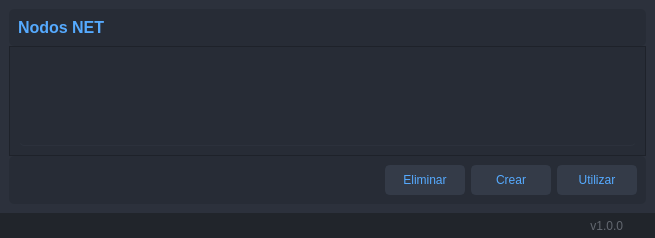
        <widget class="QFrame" name="main_content">
         <property name="styleSheet">
          <string notr="true">background-color: rgb(44, 49, 60);</string>
         </property>
         <property name="frameShape">
          <enum>QFrame::NoFrame</enum>
         </property>
         <property name="frameShadow">
          <enum>QFrame::Raised</enum>
         </property>
         <layout class="QVBoxLayout" name="verticalLayout_4">
          <property name="spacing">
           <number>0</number>
          </property>
          <property name="leftMargin">
           <number>0</number>
          </property>
          <property name="topMargin">
           <number>0</number>
          </property>
          <property name="rightMargin">
           <number>0</number>
          </property>
          <property name="bottomMargin">
           <number>0</number>
          </property>
          <item>
           <widget class="QFrame" name="frame_content">
            <property name="styleSheet">
             <string notr="true">color: rgb(85, 170, 255);</string>
            </property>
            <property name="frameShape">
             <enum>QFrame::NoFrame</enum>
            </property>
            <property name="frameShadow">
             <enum>QFrame::Raised</enum>
            </property>
            <layout class="QVBoxLayout" name="verticalLayout_5">
             <property name="spacing">
              <number>0</number>
             </property>
             <item>
              <widget class="QFrame" name="frame_main_info">
               <property name="maximumSize">
                <size>
                 <width>16777215</width>
                 <height>50</height>
                </size>
               </property>
               <property name="styleSheet">
                <string notr="true">background-color: rgb(39, 44, 54);
border-radius: 5px</string>
               </property>
               <property name="frameShape">
                <enum>QFrame::StyledPanel</enum>
               </property>
               <property name="frameShadow">
                <enum>QFrame::Raised</enum>
               </property>
               <layout class="QHBoxLayout" name="horizontalLayout_5">
                <item>
                 <widget class="QLabel" name="label_main_info">
                  <property name="maximumSize">
                   <size>
                    <width>16777215</width>
                    <height>30</height>
                   </size>
                  </property>
                  <property name="font">
                   <font>
                    <family>Segoe UI</family>
                    <pointsize>12</pointsize>
                    <weight>75</weight>
                    <bold>true</bold>
                   </font>
                  </property>
                  <property name="styleSheet">
                   <string notr="true"/>
                  </property>
                  <property name="text">
                   <string>Nodos NET</string>
                  </property>
                 </widget>
                </item>
               </layout>
              </widget>
             </item>
             <item>
              <widget class="QFrame" name="frame_main_content">
               <property name="styleSheet">
                <string notr="true">background-color: rgb(39, 44, 54);</string>
               </property>
               <property name="frameShape">
                <enum>QFrame::StyledPanel</enum>
               </property>
               <property name="frameShadow">
                <enum>QFrame::Raised</enum>
               </property>
               <layout class="QVBoxLayout" name="verticalLayout_6">
                <item>
                 <widget class="QTableWidget" name="netNodeTableWidget">
                  <property name="enabled">
                   <bool>true</bool>
                  </property>
                  <property name="sizePolicy">
                   <sizepolicy hsizetype="Preferred" vsizetype="Preferred">
                    <horstretch>0</horstretch>
                    <verstretch>0</verstretch>
                   </sizepolicy>
                  </property>
                  <property name="maximumSize">
                   <size>
                    <width>99999</width>
                    <height>1000</height>
                   </size>
                  </property>
                  <property name="palette">
                   <palette>
                    <active>
                     <colorrole role="WindowText">
                      <brush brushstyle="SolidPattern">
                       <color alpha="255">
                        <red>85</red>
                        <green>170</green>
                        <blue>255</blue>
                       </color>
                      </brush>
                     </colorrole>
                     <colorrole role="Button">
                      <brush brushstyle="SolidPattern">
                       <color alpha="255">
                        <red>39</red>
                        <green>44</green>
                        <blue>54</blue>
                       </color>
                      </brush>
                     </colorrole>
                     <colorrole role="Text">
                      <brush brushstyle="SolidPattern">
                       <color alpha="255">
                        <red>85</red>
                        <green>170</green>
                        <blue>255</blue>
                       </color>
                      </brush>
                     </colorrole>
                     <colorrole role="ButtonText">
                      <brush brushstyle="SolidPattern">
                       <color alpha="255">
                        <red>85</red>
                        <green>170</green>
                        <blue>255</blue>
                       </color>
                      </brush>
                     </colorrole>
                     <colorrole role="Base">
                      <brush brushstyle="SolidPattern">
                       <color alpha="255">
                        <red>39</red>
                        <green>44</green>
                        <blue>54</blue>
                       </color>
                      </brush>
                     </colorrole>
                     <colorrole role="Window">
                      <brush brushstyle="SolidPattern">
                       <color alpha="255">
                        <red>39</red>
                        <green>44</green>
                        <blue>54</blue>
                       </color>
                      </brush>
                     </colorrole>
                     <colorrole role="PlaceholderText">
                      <brush brushstyle="NoBrush">
                       <color alpha="128">
                        <red>85</red>
                        <green>170</green>
                        <blue>255</blue>
                       </color>
                      </brush>
                     </colorrole>
                    </active>
                    <inactive>
                     <colorrole role="WindowText">
                      <brush brushstyle="SolidPattern">
                       <color alpha="255">
                        <red>85</red>
                        <green>170</green>
                        <blue>255</blue>
                       </color>
                      </brush>
                     </colorrole>
                     <colorrole role="Button">
                      <brush brushstyle="SolidPattern">
                       <color alpha="255">
                        <red>39</red>
                        <green>44</green>
                        <blue>54</blue>
                       </color>
                      </brush>
                     </colorrole>
                     <colorrole role="Text">
                      <brush brushstyle="SolidPattern">
                       <color alpha="255">
                        <red>85</red>
                        <green>170</green>
                        <blue>255</blue>
                       </color>
                      </brush>
                     </colorrole>
                     <colorrole role="ButtonText">
                      <brush brushstyle="SolidPattern">
                       <color alpha="255">
                        <red>85</red>
                        <green>170</green>
                        <blue>255</blue>
                       </color>
                      </brush>
                     </colorrole>
                     <colorrole role="Base">
                      <brush brushstyle="SolidPattern">
                       <color alpha="255">
                        <red>39</red>
                        <green>44</green>
                        <blue>54</blue>
                       </color>
                      </brush>
                     </colorrole>
                     <colorrole role="Window">
                      <brush brushstyle="SolidPattern">
                       <color alpha="255">
                        <red>39</red>
                        <green>44</green>
                        <blue>54</blue>
                       </color>
                      </brush>
                     </colorrole>
                     <colorrole role="PlaceholderText">
                      <brush brushstyle="NoBrush">
                       <color alpha="128">
                        <red>85</red>
                        <green>170</green>
                        <blue>255</blue>
                       </color>
                      </brush>
                     </colorrole>
                    </inactive>
                    <disabled>
                     <colorrole role="WindowText">
                      <brush brushstyle="SolidPattern">
                       <color alpha="255">
                        <red>85</red>
                        <green>170</green>
                        <blue>255</blue>
                       </color>
                      </brush>
                     </colorrole>
                     <colorrole role="Button">
                      <brush brushstyle="SolidPattern">
                       <color alpha="255">
                        <red>39</red>
                        <green>44</green>
                        <blue>54</blue>
                       </color>
                      </brush>
                     </colorrole>
                     <colorrole role="Text">
                      <brush brushstyle="SolidPattern">
                       <color alpha="255">
                        <red>85</red>
                        <green>170</green>
                        <blue>255</blue>
                       </color>
                      </brush>
                     </colorrole>
                     <colorrole role="ButtonText">
                      <brush brushstyle="SolidPattern">
                       <color alpha="255">
                        <red>85</red>
                        <green>170</green>
                        <blue>255</blue>
                       </color>
                      </brush>
                     </colorrole>
                     <colorrole role="Base">
                      <brush brushstyle="SolidPattern">
                       <color alpha="255">
                        <red>39</red>
                        <green>44</green>
                        <blue>54</blue>
                       </color>
                      </brush>
                     </colorrole>
                     <colorrole role="Window">
                      <brush brushstyle="SolidPattern">
                       <color alpha="255">
                        <red>39</red>
                        <green>44</green>
                        <blue>54</blue>
                       </color>
                      </brush>
                     </colorrole>
                     <colorrole role="PlaceholderText">
                      <brush brushstyle="NoBrush">
                       <color alpha="128">
                        <red>85</red>
                        <green>170</green>
                        <blue>255</blue>
                       </color>
                      </brush>
                     </colorrole>
                    </disabled>
                   </palette>
                  </property>
                  <property name="styleSheet">
                   <string notr="true">QTableWidget {	
	background-color: rgb(39, 44, 54);
	padding: 10px;
	border-radius: 5px;
	gridline-color: rgb(44, 49, 60);
	border-bottom: 1px solid rgb(44, 49, 60);
}
QTableWidget::item{
	border-color: rgb(44, 49, 60);
	padding-left: 5px;
	padding-right: 5px;
	gridline-color: rgb(44, 49, 60);
}
QTableWidget::item:selected{
	background-color: rgb(85, 170, 255);
}
QScrollBar:horizontal {
    border: none;
    background: rgb(52, 59, 72);
    height: 14px;
    margin: 0px 21px 0 21px;
	border-radius: 0px;
}
 QScrollBar:vertical {
	border: none;
    background: rgb(52, 59, 72);
    width: 14px;
    margin: 21px 0 21px 0;
	border-radius: 0px;
 }
QHeaderView::section{
	Background-color: rgb(39, 44, 54);
	max-width: 30px;
	border: 1px solid rgb(44, 49, 60);
	border-style: none;
    border-bottom: 1px solid rgb(44, 49, 60);
    border-right: 1px solid rgb(44, 49, 60);
}
QTableWidget::horizontalHeader {	
	background-color: rgb(81, 255, 0);
}
QHeaderView::section:horizontal
{
    border: 1px solid rgb(32, 34, 42);
	background-color: rgb(27, 29, 35);
	padding: 3px;
	border-top-left-radius: 7px;
    border-top-right-radius: 7px;
}
QHeaderView::section:vertical
{
    border: 1px solid rgb(44, 49, 60);
}
</string>
                  </property>
                  <property name="frameShape">
                   <enum>QFrame::NoFrame</enum>
                  </property>
                  <property name="verticalScrollBarPolicy">
                   <enum>Qt::ScrollBarAsNeeded</enum>
                  </property>
                  <property name="horizontalScrollBarPolicy">
                   <enum>Qt::ScrollBarAsNeeded</enum>
                  </property>
                  <property name="sizeAdjustPolicy">
                   <enum>QAbstractScrollArea::AdjustToContents</enum>
                  </property>
                  <property name="autoScroll">
                   <bool>true</bool>
                  </property>
                  <property name="autoScrollMargin">
                   <number>16</number>
                  </property>
                  <property name="editTriggers">
                   <set>QAbstractItemView::NoEditTriggers</set>
                  </property>
                  <property name="alternatingRowColors">
                   <bool>false</bool>
                  </property>
                  <property name="selectionMode">
                   <enum>QAbstractItemView::SingleSelection</enum>
                  </property>
                  <property name="selectionBehavior">
                   <enum>QAbstractItemView::SelectRows</enum>
                  </property>
                  <property name="verticalScrollMode">
                   <enum>QAbstractItemView::ScrollPerPixel</enum>
                  </property>
                  <property name="showGrid">
                   <bool>true</bool>
                  </property>
                  <property name="gridStyle">
                   <enum>Qt::SolidLine</enum>
                  </property>
                  <property name="sortingEnabled">
                   <bool>false</bool>
                  </property>
                  <property name="wordWrap">
                   <bool>true</bool>
                  </property>
                  <property name="rowCount">
                   <number>0</number>
                  </property>
                  <attribute name="horizontalHeaderVisible">
                   <bool>false</bool>
                  </attribute>
                  <attribute name="horizontalHeaderCascadingSectionResizes">
                   <bool>false</bool>
                  </attribute>
                  <attribute name="horizontalHeaderDefaultSectionSize">
                   <number>200</number>
                  </attribute>
                  <attribute name="horizontalHeaderStretchLastSection">
                   <bool>true</bool>
                  </attribute>
                  <attribute name="verticalHeaderVisible">
                   <bool>false</bool>
                  </attribute>
                  <attribute name="verticalHeaderCascadingSectionResizes">
                   <bool>false</bool>
                  </attribute>
                  <attribute name="verticalHeaderMinimumSectionSize">
                   <number>30</number>
                  </attribute>
                  <attribute name="verticalHeaderDefaultSectionSize">
                   <number>30</number>
                  </attribute>
                  <attribute name="verticalHeaderHighlightSections">
                   <bool>false</bool>
                  </attribute>
                  <attribute name="verticalHeaderStretchLastSection">
                   <bool>false</bool>
                  </attribute>
                 </widget>
                </item>
               </layout>
              </widget>
             </item>
             <item>
              <widget class="QFrame" name="frame_main_btns">
               <property name="maximumSize">
                <size>
                 <width>16777215</width>
                 <height>70</height>
                </size>
               </property>
               <property name="styleSheet">
                <string notr="true">background-color: rgb(39, 44, 54);
border-radius: 5px</string>
               </property>
               <property name="frameShape">
                <enum>QFrame::StyledPanel</enum>
               </property>
               <property name="frameShadow">
                <enum>QFrame::Raised</enum>
               </property>
               <layout class="QHBoxLayout" name="horizontalLayout_8">
                <item>
                 <spacer name="horizontalSpacer">
                  <property name="orientation">
                   <enum>Qt::Horizontal</enum>
                  </property>
                  <property name="sizeHint" stdset="0">
                   <size>
                    <width>367</width>
                    <height>20</height>
                   </size>
                  </property>
                 </spacer>
                </item>
                <item>
                 <widget class="QPushButton" name="eliminate_node_btn">
                  <property name="minimumSize">
                   <size>
                    <width>80</width>
                    <height>30</height>
                   </size>
                  </property>
                  <property name="font">
                   <font>
                    <pointsize>9</pointsize>
                   </font>
                  </property>
                  <property name="styleSheet">
                   <string notr="true">QPushButton {
	border: 2px solid rgb(52, 59, 72);
	border-radius: 5px;	
	background-color: rgb(52, 59, 72);
}
QPushButton:hover {
	background-color: rgb(57, 65, 80);
	border: 2px solid rgb(61, 70, 86);
}
QPushButton:pressed {	
	background-color: rgb(35, 40, 49);
	border: 2px solid rgb(43, 50, 61);
}</string>
                  </property>
                  <property name="text">
                   <string>Eliminar</string>
                  </property>
                 </widget>
                </item>
                <item>
                 <widget class="QPushButton" name="create_node_btn">
                  <property name="minimumSize">
                   <size>
                    <width>80</width>
                    <height>30</height>
                   </size>
                  </property>
                  <property name="font">
                   <font>
                    <pointsize>9</pointsize>
                   </font>
                  </property>
                  <property name="styleSheet">
                   <string notr="true">QPushButton {
	border: 2px solid rgb(52, 59, 72);
	border-radius: 5px;	
	background-color: rgb(52, 59, 72);
}
QPushButton:hover {
	background-color: rgb(57, 65, 80);
	border: 2px solid rgb(61, 70, 86);
}
QPushButton:pressed {	
	background-color: rgb(35, 40, 49);
	border: 2px solid rgb(43, 50, 61);
}</string>
                  </property>
                  <property name="text">
                   <string>Crear</string>
                  </property>
                 </widget>
                </item>
                <item>
                 <widget class="QPushButton" name="use_node_btn">
                  <property name="minimumSize">
                   <size>
                    <width>80</width>
                    <height>30</height>
                   </size>
                  </property>
                  <property name="font">
                   <font>
                    <pointsize>9</pointsize>
                   </font>
                  </property>
                  <property name="styleSheet">
                   <string notr="true">QPushButton {
	border: 2px solid rgb(52, 59, 72);
	border-radius: 5px;	
	background-color: rgb(52, 59, 72);
}
QPushButton:hover {
	background-color: rgb(57, 65, 80);
	border: 2px solid rgb(61, 70, 86);
}
QPushButton:pressed {	
	background-color: rgb(35, 40, 49);
	border: 2px solid rgb(43, 50, 61);
}</string>
                  </property>
                  <property name="text">
                   <string>Utilizar</string>
                  </property>
                 </widget>
                </item>
               </layout>
              </widget>
             </item>
            </layout>
           </widget>
          </item>
          <item>
           <widget class="QFrame" name="frame_grip">
            <property name="minimumSize">
             <size>
              <width>0</width>
              <height>25</height>
             </size>
            </property>
            <property name="maximumSize">
             <size>
              <width>16777215</width>
              <height>25</height>
             </size>
            </property>
            <property name="styleSheet">
             <string notr="true">background-color: rgb(33, 37, 43);</string>
            </property>
            <property name="frameShape">
             <enum>QFrame::NoFrame</enum>
            </property>
            <property name="frameShadow">
             <enum>QFrame::Raised</enum>
            </property>
            <layout class="QHBoxLayout" name="horizontalLayout_6">
             <property name="spacing">
              <number>0</number>
             </property>
             <property name="leftMargin">
              <number>0</number>
             </property>
             <property name="topMargin">
              <number>0</number>
             </property>
             <property name="rightMargin">
              <number>2</number>
             </property>
             <property name="bottomMargin">
              <number>0</number>
             </property>
             <item>
              <widget class="QFrame" name="frame_label_bottom">
               <property name="frameShape">
                <enum>QFrame::NoFrame</enum>
               </property>
               <property name="frameShadow">
                <enum>QFrame::Raised</enum>
               </property>
               <layout class="QHBoxLayout" name="horizontalLayout_7">
                <property name="spacing">
                 <number>0</number>
                </property>
                <property name="leftMargin">
                 <number>10</number>
                </property>
                <property name="topMargin">
                 <number>0</number>
                </property>
                <property name="rightMargin">
                 <number>10</number>
                </property>
                <property name="bottomMargin">
                 <number>0</number>
                </property>
                <item>
                 <widget class="QLabel" name="label_credits">
                  <property name="font">
                   <font>
                    <family>Segoe UI</family>
                   </font>
                  </property>
                  <property name="styleSheet">
                   <string notr="true">color: rgb(98, 103, 111);</string>
                  </property>
                  <property name="text">
                   <string/>
                  </property>
                 </widget>
                </item>
                <item>
                 <widget class="QLabel" name="label_version">
                  <property name="maximumSize">
                   <size>
                    <width>100</width>
                    <height>16777215</height>
                   </size>
                  </property>
                  <property name="font">
                   <font>
                    <family>Segoe UI</family>
                   </font>
                  </property>
                  <property name="styleSheet">
                   <string notr="true">color: rgb(98, 103, 111);</string>
                  </property>
                  <property name="text">
                   <string>v1.0.0</string>
                  </property>
                  <property name="alignment">
                   <set>Qt::AlignRight|Qt::AlignTrailing|Qt::AlignVCenter</set>
                  </property>
                 </widget>
                </item>
               </layout>
              </widget>
             </item>
             <item>
              <widget class="QFrame" name="frame_size_grip">
               <property name="maximumSize">
                <size>
                 <width>20</width>
                 <height>20</height>
                </size>
               </property>
               <property name="styleSheet">
                <string notr="true">QSizeGrip {
	background-image: url(:/16x16/icons/16x16/cil-size-grip.png);
	background-position: center;
	background-repeat: no-reperat;
}</string>
               </property>
               <property name="frameShape">
                <enum>QFrame::NoFrame</enum>
               </property>
               <property name="frameShadow">
                <enum>QFrame::Raised</enum>
               </property>
              </widget>
             </item>
            </layout>
           </widget>
          </item>
         </layout>
        </widget>
